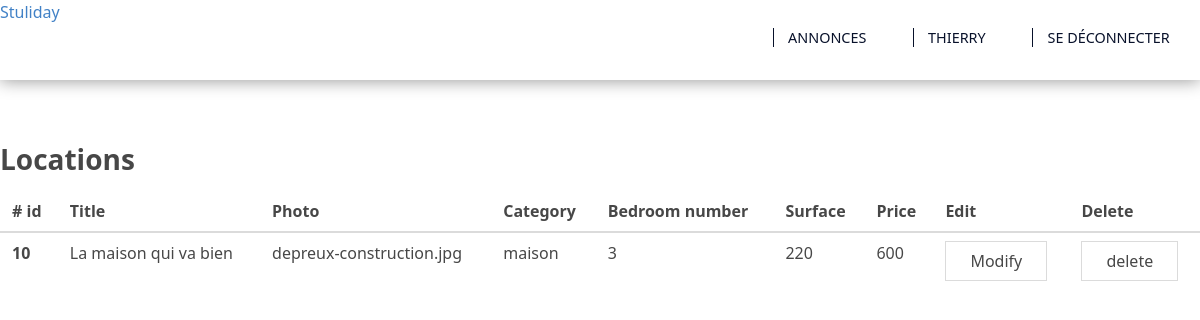
The page /myannonces.php (signed in) on the database its author committed.
### tables this page shows
CREATE TABLE IF NOT EXISTS `biens` (
  `id` int(10) NOT NULL AUTO_INCREMENT,
  `title` varchar(255) NOT NULL,
  `photo` varchar(255) NOT NULL,
  `description` text NOT NULL,
  `country` varchar(255) NOT NULL DEFAULT 'France',
  `surface` int(10) NOT NULL,
  `bedroom_number` int(4) NOT NULL,
  `price` int(10) NOT NULL,
  `category_id` int(10) NOT NULL,
  `author_id` int(10) NOT NULL,
  PRIMARY KEY (`id`)
);

CREATE TABLE IF NOT EXISTS `categories` (
  `id` int(10) NOT NULL AUTO_INCREMENT,
  `name` varchar(255) NOT NULL,
  PRIMARY KEY (`id`)
);

### myannonces.php (the view, shortened to what this page needs)
<?php include('inc/header.php'); ?>
<?php
    if(!empty($_SESSION)) {
        try {
            $user_id = $_SESSION['id'];
            $isUser = $connect->query("SELECT * FROM users WHERE id = {$user_id}")->fetchcolumn();
            if($isUser) {
                $sth = $connect->query(
                    "SELECT b.id, title, photo, c.name as category, bedroom_number, surface, price
                    FROM biens as b
                    LEFT JOIN categories as c ON b.category_id=c.id
                    LEFT JOIN users as u ON b.author_id = u.id
                    WHERE b.author_id = {$user_id}
                    ");
                $biens = $sth->fetchAll(PDO::FETCH_ASSOC);
?>
<section class="users-table container">
    <div class="columns is-centered">
        <div class="column is-12">
            <div class="content">
                <h2>Locations</h2>
                <table class="table is-striped">
                    <thead>
                        <tr>
                            <th># id</th>
                            <th>Title</th>
                            <th>Photo</th>
                            <th>Category</th>
                            <th>Bedroom number</th>
                            <th>Surface</th>
                            <th>Price</th>
                            <th>Edit</th>
                            <th>Delete</th>
                        </tr>
                    </thead>
                    <tbody>
                <?php
                    foreach ($biens as $bien) {
                ?>
                    <tr>
                        <th><?php echo $bien['id']?></th>
                        <td><?php echo $bien['title']?></td>
                        <td><?php echo $bien['photo']?></td>
                        <td><?php echo $bien['category']?></td>
                        <td><?php echo $bien['bedroom_number']?></td>
                        <td><?php echo $bien['surface']?></td>
                        <td><?php echo $bien['price']?></td>
                        <td><a href="editproduct.php?id=<?php echo $bien['id']; ?>" class="button">Modify</a></td>
                        <td>
                            <form action="delete.php" method="post">
                                <input type="submit" class="button" value="delete" name="delete">
                            </form>
                        </td>
                    </tr>
                <?php
                    }
                ?>
                    </tbody>
                </table>
            </div>
        </div>
    </div>
</section>
<?php
            } else {
                require 'inc/404.php';
            }
        } catch (PDOException $error) {
            $error=true; $type="danger"; $message = $error->message();
        }
    } else {
        require 'inc/404.php';
    }
?>

### rows shown on the page
biens: id "10", title "La maison qui va bien", photo "depreux-construction.jpg", category.name "maison", bedroom_number "3", surface "220", price "600"

### other values the page prints
$_SESSION['name'] "THIERRY"
